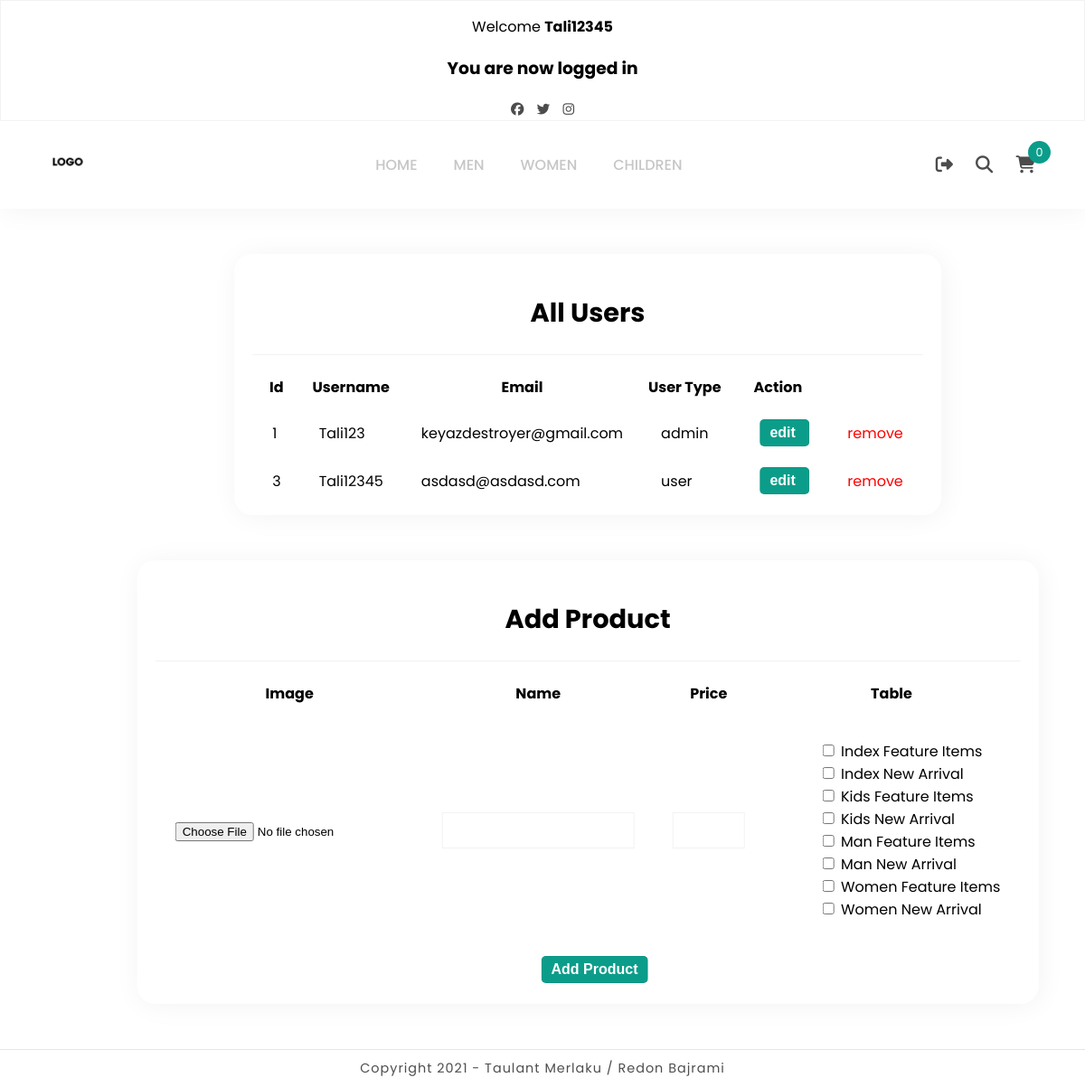
/adminpanel.php (signed in), run on the app's committed database.
### tables this page shows
CREATE TABLE `users` (
  `id` int(11) NOT NULL,
  `username` varchar(255) NOT NULL,
  `email` varchar(255) NOT NULL,
  `password` varchar(255) NOT NULL,
  `user_type` varchar(255) NOT NULL
);

### adminpanel.php (the view, shortened to what this page needs)
<?php
include('./includeParts/phpcommands.php');
?>
<!DOCTYPE html>
<html lang="en">
<head>
    <link rel="stylesheet" type="text/css" href="css/style.css">
</head>
<body>
    <?php include './includeParts/navigation.php' ?>
    <div class="show-users">
        <div class="adminpanel_header">
            <h2>All Users</h2>
        </div>
        <div>
            <table>
                <thead>
                    <th>id</th>
                    <th>username</th>
                    <th>email</th>
                    <th>user type</th>
                    <th>action</th>
                </thead>
                <tbody>
                    <?php $reg_users = mysqli_query($connadmin, "SELECT * FROM `users`") or die('query failed');
                    if (mysqli_num_rows($reg_users) > 0) {
                        while ($fetch_users = mysqli_fetch_assoc($reg_users)) { ?>
                            <tr>
                                <td><?php echo $fetch_users['id']; ?></td>
                                <td><?php echo $fetch_users['username']; ?></td>
                                <td><?php echo $fetch_users['email']; ?></td>
                                <td><?php echo $fetch_users['user_type']; ?></td>
                                <td>
                                    <form method="post" action="adminpanel.php">
                                        <input type="submit" class="updatecart" name="edit_user" value="edit ">
                                    </form>
                                </td>
                                <td><a href="adminpanel.php?removeuser=<?php echo $fetch_users['id']; ?>" class="delete-btn" onclick="return confirm('remove item from cart?');">remove</a></td>
                            </tr>
                    <?php }
                    } ?>
                </tbody>
            </table>
        </div>
    </div>
    <div class="show-users">
        <div class="adminpanel_header">
            <h2>Add Product</h2>
        </div>
        <div class="add-product">
            <table>
                <thead>
                    <th>Image</th>
                    <th>Name</th>
                    <th>Price</th>
                    <th>Table</th>
                </thead>
                <tbody>
                    <form action="" method="POST">
                        <tr>
                            <td><input type="file"></td>
                            <td><input type="text" class="inputbox"></td>
                            <td><input type="number" class="inputbox price"></td>
                            <td>
                                <ul>
                                    <li><input type="checkbox" name="ifi" value="indexfeatureitems">
                                        <label for="ifi">Index Feature Items</label>
                                    </li>
                                    <li><input type="checkbox" name="ina" value="indexnewarriwal">
                                        <label for="ina">Index New Arrival</label>
                                    </li>
                                    <li><input type="checkbox" name="kfi" value="kidsfeatureitems">
                                        <label for="kfi">Kids Feature Items</label>
                                    </li>
                                    <li><input type="checkbox" name="kna" value="kidsnewarrival">
                                        <label for="kna">Kids New Arrival</label>
                                    </li>
                                    <li><input type="checkbox" name="mfi" value="menfeatureitems">
                                        <label for="mfi">Man Feature Items</label>
                                    </li>
                                    <li><input type="checkbox" name="mna" value="mennewarrival">
                                        <label for="mna">Man New Arrival</label>
                                    </li>
                                    <li><input type="checkbox" name="wfi" value="womenfeatureitems">
                                        <label for="wfi">Women Feature Items</label>
                                    </li>
                                    <li><input type="checkbox" name="wna" value="womennewarrival">
                                        <label for="wna">Women New Arrival</label>
                                    </li>
                                </ul>
                            </td>
                        </tr>
                        <tr>
                            <td colspan="4" id="add-product"><input type="submit" name="addproduct" class="updatecart" value="Add Product"></td>
                        </tr>
                    </form>
                </tbody>
            </table>
        </div>
    </div>
    <?php include './includeParts/footer.php' ?>
</body>
</html>

### css/style.css (style rules this page uses)
body { margin: 0; padding: 0; font-family: poppins; background-color: #ffff; }
* { box-sizing: border-box; }
ul { list-style: none; }
a { text-decoration: none; }
.delete-btn { color: red; }
.updatecart { border: 1px solid rgba(0, 0, 0, 0.05); margin-left: 15px; font-size: 16px; border-radius: 5px; padding: 5px; padding-left: 10px; padding-right: 10px; background-color: #0b9d8a; color: white; font-weight: bold; }
.show-users { width: fit-content; position: relative; margin: 50px; padding: 20px; display: flex; align-self: center; flex-direction: column; justify-content: center; left: 50%; transform: translateX(-50%); box-shadow: 2px 2px 30px rgba(0, 0, 0, 0.05); border-radius: 20px; }
.show-users table tbody tr td { padding-left: 20px; padding-right: 20px; padding-top: 20px; }
.adminpanel_header { display: flex; justify-content: center; flex-direction: row; font-size: 1.2rem; font-weight: bold; margin-bottom: 20px; border-bottom: 1px solid rgba(0, 0, 0, 0.05); }
.show-users table thead { text-transform: capitalize; }
#add-product { text-align: center; }
.add-product { display: flex; }
.inputbox { height: 40px; border: 1px solid rgba(0, 0, 0, 0.05); font-size: 1rem; }
.price { width: 80px; }

### data on the page
users: id "1", username "Tali123", email "keyazdestroyer@gmail.com", user_type "admin"
users: id "3", username "Tali12345", email "asdasd@asdasd.com", user_type "user"

### other printed values
$_SESSION['username'] "Tali12345"
$_SESSION['success'] "You are now logged in"
$rowcount "0"
